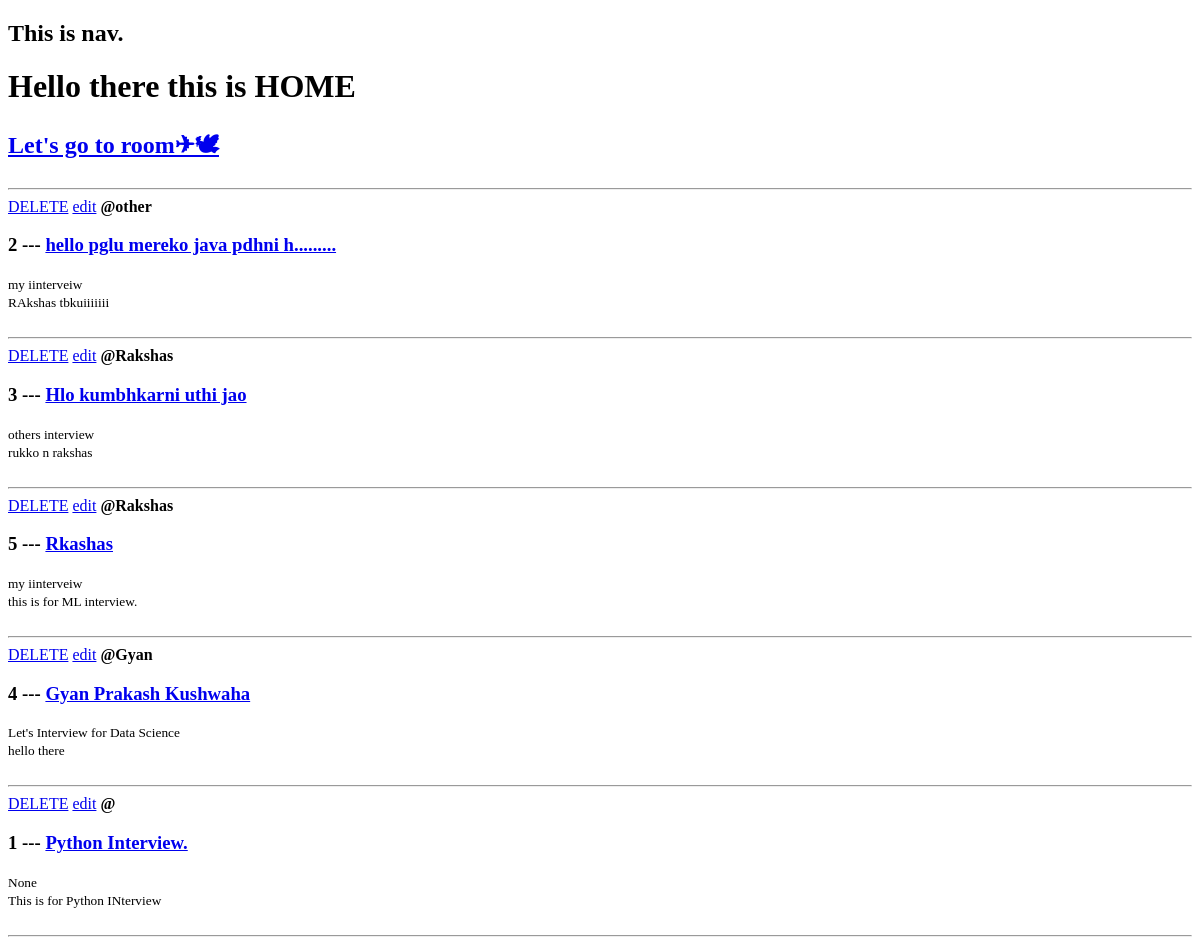
The app's page /, older data.
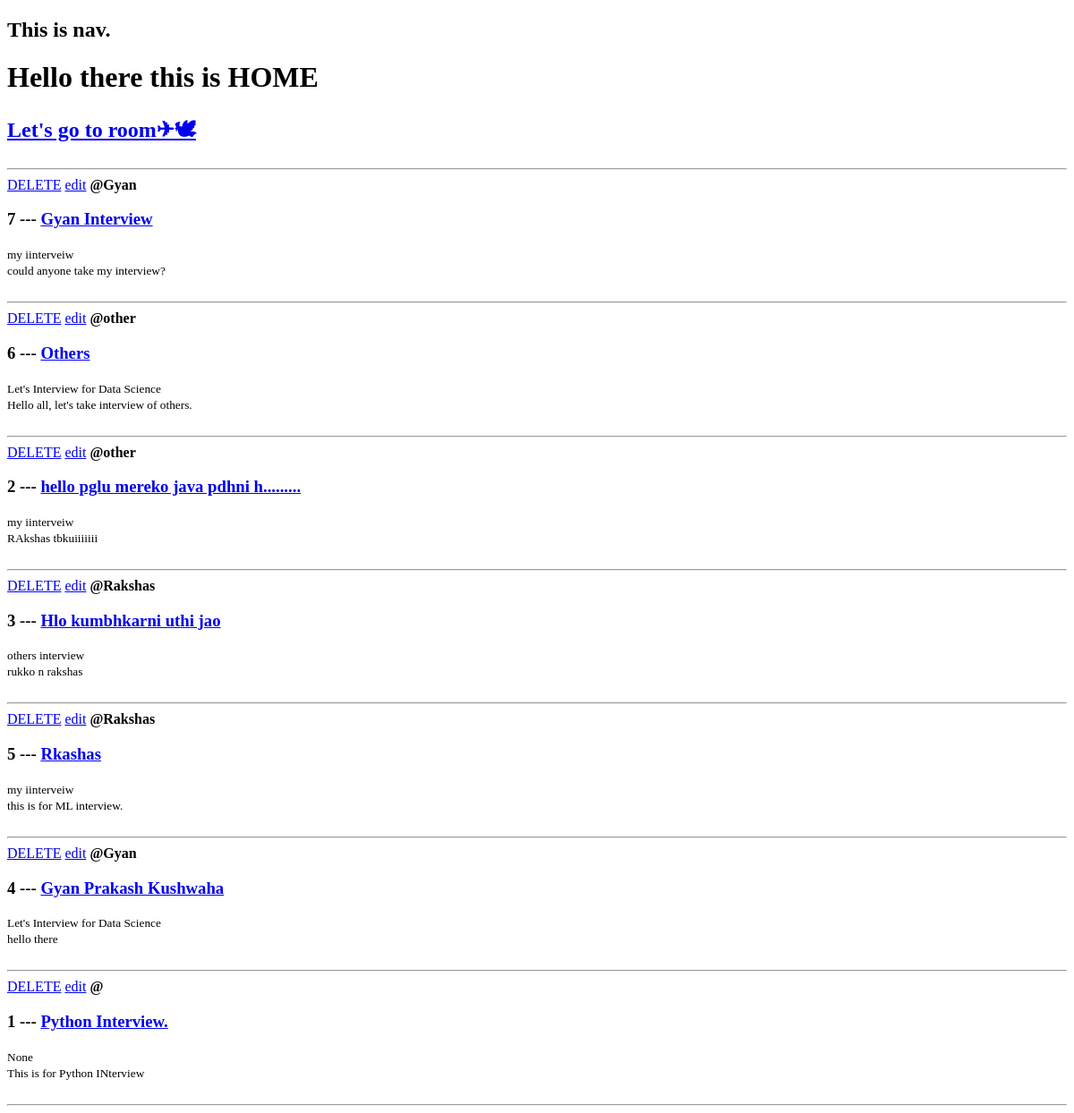
The same page, newer data.
### base/models.py (models this page shows, shortened)
class Room(models.Model):
    host = models.ForeignKey(to=User,on_delete=models.SET_NULL,null=True)
    topic = models.ForeignKey(to=Topic,on_delete=models.SET_NULL,null=True)
    name = models.CharField(max_length=200)
    description = models.TextField(null=True,blank=True)
    updated = models.DateTimeField(auto_now=True)
    created = models.DateTimeField(auto_now_add=True)
    class Meta:
        ordering = ['-updated','-created']

class Topic(models.Model):
    name = models.CharField(max_length=200)
    def __str__(self):
        return self.name

### base/views.py (the view)
# urls.py: 2. Add a URL to urlpatterns:  path('', views.home, name='home')
def home(request):
    allRooms = Room.objects.all()
    dictToPass = {"room": allRooms}
    return render(request=request,template_name="base/home.html",context=dictToPass)

### base/templates/base/home.html
{% extends "main.html" %}
{% block content %}
<h1> Hello there this is HOME</h1>
<h2><a href="{% url 'createRoom' %}">Let's go to room✈🕊</a></h2>
<hr>
<div>
    {% for dct in room %}
        <a href="{% url 'delete-room' %}">DELETE</a>
        <a href="{% url 'update-room' dct.id  %}"> edit</a>
        <span><b>@{{dct.host.get_username}}</b></span>
        <h3>{{dct.id}} --- <a href="{% url 'room' dct.id %}">{{dct.name}}</a></h3>
        <small> {{dct.topic}} </small>
        <div>
            <small> {{dct.description}} </small>
        </div>
        <br>
        <hr>
    {% endfor %}
</div>
{% endblock content %}

Row changes from the older to the newer data that the page shows:
added Room: host.get_username "Gyan", id "7", name "Gyan Interview", topic "my iinterveiw", description "could anyone take my interview?"
added Room: host.get_username "other", id "6", name "Others", topic "Let's Interview for Data Science", description "Hello all, let's take interview of others."
